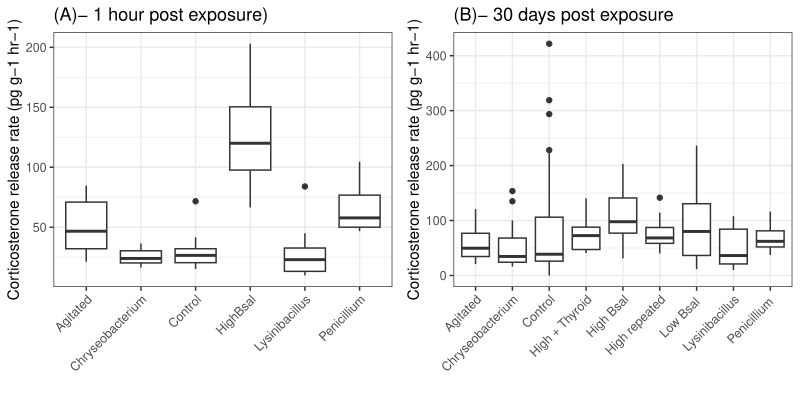

Write the R code that produced this figure.
cort_data<-read.delim("spotted_salamander_microbiome/cort_data.txt", header=T)
library(ggplot2)


cort_1<-ggplot(cort_data, aes(Treatment, cort_data$CORTpg.g.h))+
  geom_boxplot()+
  theme_bw()+
  ggtitle('(A)- 1 hour post exposure')+
  ylab("Corticosterone release rate (pg g-1 hr-1)")+
  xlab("")+
  theme(axis.text.x = element_text(angle = 45, hjust=1))

cort_data2<-read.delim("spotted_salamander_microbiome/cort_data2.txt", header=T)
cort_2<-
  ggplot(cort_data2, aes(Treatment, cort_data2$CORT.pg.g.h))+
  geom_boxplot()+
  theme_bw()+
  ggtitle('(B)- 30 days post exposure')+
  ylab("Corticosterone release rate (pg g-1 hr-1)")+
  xlab("")+
  theme(axis.text.x = element_text(angle = 45, hjust=1))

library(ggpubr)
ggarrange(cort_1, cort_2)

##Proportional change in mass
mass<-read.delim("spotted_salamander_microbiome/juv_mass.txt")

ggplot(mass, aes(Treatment, Prop_change_mass))+
  geom_boxplot()+
  theme_bw()+
  xlab("")+
  coord_flip()+
  ylab("Proportional change in mass")

bartlett.test(mass$Prop_change_mass ~ mass$Treatment)
#Bartlett's K-squared = 22.301, df = 8, p-value = 0.004388
aov(mass$Prop_change_mass ~ mass$Treatment)
#                 mass$Treatment Residuals
#Sum of Squares        0.252981  4.653210
#Deg. of Freedom              8        86

TukeyHSD(aov(mass$Prop_change_mass ~ mass$Treatment))
#NO MATH DIFF
